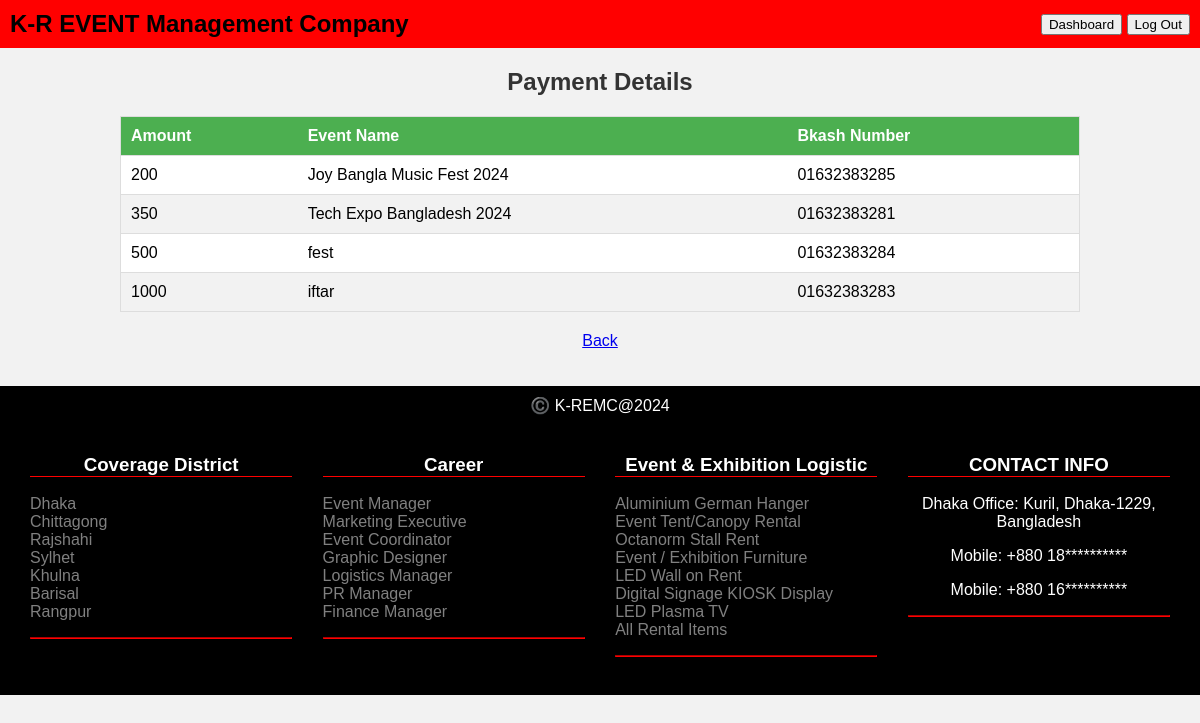
The page /view/allpayment.php (signed in) on the database its author committed.
### tables this page shows
CREATE TABLE `payment` (
  `amount` int(50) NOT NULL,
  `event_name` varchar(100) NOT NULL,
  `bkash_number` varchar(50) NOT NULL
);

### model/userModel.php (called while the page is built, shortened)
<?php
    function getAllPayments(){
        $con = dbConnection();
        $sql = "SELECT * FROM payment";
        $result = mysqli_query($con, $sql);
        $payments = [];
        while($row = mysqli_fetch_assoc($result)){
            array_push($payments, $row);
        }
        return $payments;
    }
?>

### view/allpayment.php (the view, shortened to what this page needs)
<!DOCTYPE html>
<html lang="en">
<head>
    <div style="background-color: red; padding: 10px; display: flex; justify-content: space-between; align-items: center;">
     <div style="font-weight: bold; font-size: 24px; font-family: 'Arial', sans-serif;">K-R EVENT Management Company</div>
            <div class="btn-container">
                <a href="profile.php" style="text-decoration: none;">
                    <button>Dashboard</button>
                </a>
                <a href="home.php" style="text-decoration: none;">
                    <button>Log Out</button>
                </a>
            </div>
        </div>
</head>
<body>
    <h2>Payment Details</h2>
    <table>
        <thead>
            <tr>
                <th>Amount</th>
                <th>Event Name</th>
                <th>Bkash Number</th>
            </tr>
        </thead>
        <tbody>
            <?php
            require_once('../model/userModel.php');
            $payments = getAllPayments();
            foreach ($payments as $payment) {
                echo "<tr>";
                echo "<td>" . $payment['amount'] . "</td>";
                echo "<td>" . $payment['event_name'] . "</td>";
                echo "<td>" . $payment['bkash_number'] . "</td>";
                echo "</tr>";
            }
            ?>
        </tbody>
    </table>
    <a href="profile.php" class="back-btn">Back</a>
    <br>
    <br>
    <div style="background-color: black; color: white; text-align: center; padding: 10px;">
    ©️ K-REMC@2024
        <div style="display: flex; justify-content: space-between; padding: 20px;">
            <div style="width: 23%;">
                <h3 style="color: white; border-bottom: 1px solid red;">Coverage District</h3>
                <ul style="list-style-type: none; color: gray; padding: 0;text-align: left;">
                    <li>Dhaka</li>
                    <li>Chittagong</li>
                    <li>Rajshahi</li>
                    <li>Sylhet</li>
                    <li>Khulna</li>
                    <li>Barisal</li>
                    <li>Rangpur</li>
                </ul>
                <hr style="border-color: red;">
            </div>
            <div style="width: 23%;">
                <h3 style="color: white; border-bottom: 1px solid red;">Career</h3>
                <ul style="list-style-type: none; color: gray; padding: 0;text-align: left;">
                    <li>Event Manager</li>
                    <li>Marketing Executive</li>
                    <li>Event Coordinator</li>
                    <li>Graphic Designer</li>
                    <li>Logistics Manager</li>
                    <li>PR Manager</li>
                    <li>Finance Manager</li>
                </ul>
                <hr style="border-color: red;">
            </div>
            <div style="width: 23%;">
                <h3 style="color: white; border-bottom: 1px solid red;">Event & Exhibition Logistic</h3>
                <ul style="list-style-type: none; color: gray; padding: 0;text-align: left;  ">
                    <li>Aluminium German Hanger</li>
                    <li>Event Tent/Canopy Rental</li>
                    <li>Octanorm Stall Rent</li>
                    <li>Event / Exhibition Furniture</li>
                    <li>LED Wall on Rent</li>
                    <li>Digital Signage KIOSK Display</li>
                    <li>LED Plasma TV</li>
                    <li>All Rental Items</li>
                </ul>
                <hr style="border-color: red;">
            </div>
            <div style="width: 23%;">
            <h3 style="color: white; border-bottom: 1px solid red;">CONTACT INFO</h3>
            <p style="color: white;">Dhaka Office: Kuril, Dhaka-1229, Bangladesh</p>
            <p style="color: white;">Mobile: +880 18**********</p>
            <p style="color: white;">Mobile: +880 16**********</p>
            <hr style="border-color: red;">
        </div>
    </div>
</div>
</body>
</html>

### view/allpayment.php (style rules this page uses)
body { font-family: Arial, sans-serif; background-color: #f2f2f2; margin: 0; padding: 0; }
h2 { text-align: center; color: #333; margin-top: 20px; }
table { margin: 0 auto; border-collapse: collapse; width: 80%; background-color: #fff; border: 1px solid #ddd; border-radius: 5px; }
th, td { padding: 10px; text-align: left; border-bottom: 1px solid #ddd; }
th { background-color: #4CAF50; color: white; }
tr:nth-child(even) { background-color: #f2f2f2; }
.back-btn { display: block; text-align: center; margin-top: 20px; }

### rows shown on the page
payment: amount "200", event_name "Joy Bangla Music Fest 2024", bkash_number "01632383285"
payment: amount "350", event_name "Tech Expo Bangladesh 2024", bkash_number "01632383281"
payment: amount "500", event_name "fest", bkash_number "01632383284"
payment: amount "1000", event_name "iftar", bkash_number "01632383283"
